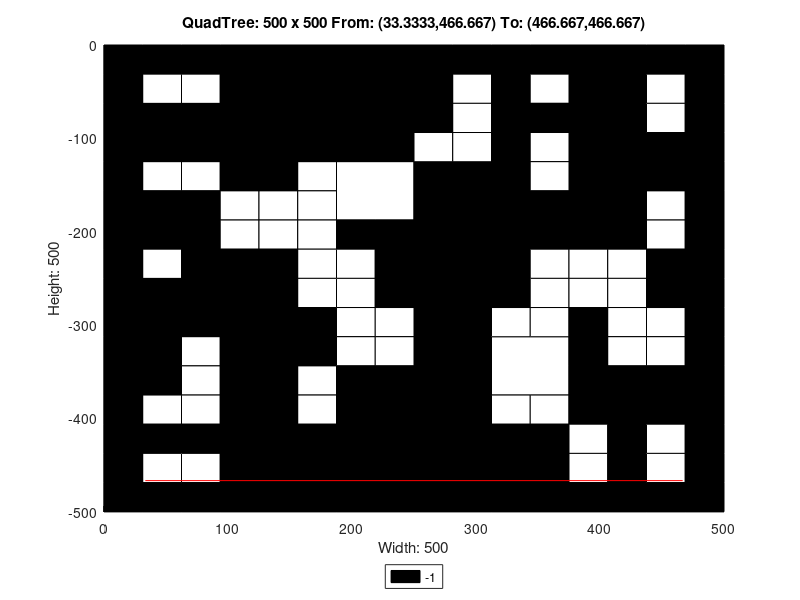

Write the MATLAB code that produced this figure.
axis([0 500 -500 0]);
title('QuadTree: 500 x 500 From: (33.3333,466.667) To: (466.667,466.667)');
xlabel('Width: 500');
ylabel('Height: 500');
rectangle('Position',[125 -125 125 125], 'FaceColor',[0 0 0]);
rectangle('Position',[0 -125 62.5 62.5], 'FaceColor',[0 0 0]);
rectangle('Position',[62.5 -125 62.5 62.5], 'FaceColor',[0 0 0]);
rectangle('Position',[187.5 -187.5 62.5 62.5], 'FaceColor',[1 1 1]);
rectangle('Position',[375 -62.5 62.5 62.5], 'FaceColor',[0 0 0]);
rectangle('Position',[375 -125 62.5 62.5], 'FaceColor',[0 0 0]);
rectangle('Position',[250 -187.5 62.5 62.5], 'FaceColor',[0 0 0]);
rectangle('Position',[250 -250 62.5 62.5], 'FaceColor',[0 0 0]);
rectangle('Position',[375 -187.5 62.5 62.5], 'FaceColor',[0 0 0]);
rectangle('Position',[0 -312.5 62.5 62.5], 'FaceColor',[0 0 0]);
rectangle('Position',[62.5 -312.5 62.5 62.5], 'FaceColor',[0 0 0]);
rectangle('Position',[0 -375 62.5 62.5], 'FaceColor',[0 0 0]);
rectangle('Position',[187.5 -437.5 62.5 62.5], 'FaceColor',[0 0 0]);
rectangle('Position',[125 -500 62.5 62.5], 'FaceColor',[0 0 0]);
rectangle('Position',[187.5 -500 62.5 62.5], 'FaceColor',[0 0 0]);
rectangle('Position',[250 -312.5 62.5 62.5], 'FaceColor',[0 0 0]);
rectangle('Position',[250 -375 62.5 62.5], 'FaceColor',[0 0 0]);
rectangle('Position',[312.5 -375 62.5 62.5], 'FaceColor',[1 1 1]);
rectangle('Position',[250 -437.5 62.5 62.5], 'FaceColor',[0 0 0]);
rectangle('Position',[250 -500 62.5 62.5], 'FaceColor',[0 0 0]);
rectangle('Position',[312.5 -500 62.5 62.5], 'FaceColor',[0 0 0]);
rectangle('Position',[0 -31.25 31.25 31.25], 'FaceColor',[0 0 0]);
rectangle('Position',[31.25 -31.25 31.25 31.25], 'FaceColor',[0 0 0]);
rectangle('Position',[0 -62.5 31.25 31.25], 'FaceColor',[0 0 0]);
rectangle('Position',[31.25 -62.5 31.25 31.25], 'FaceColor',[1 1 1]);
rectangle('Position',[62.5 -31.25 31.25 31.25], 'FaceColor',[0 0 0]);
rectangle('Position',[93.75 -31.25 31.25 31.25], 'FaceColor',[0 0 0]);
rectangle('Position',[62.5 -62.5 31.25 31.25], 'FaceColor',[1 1 1]);
rectangle('Position',[93.75 -62.5 31.25 31.25], 'FaceColor',[0 0 0]);
rectangle('Position',[0 -156.25 31.25 31.25], 'FaceColor',[0 0 0]);
rectangle('Position',[31.25 -156.25 31.25 31.25], 'FaceColor',[1 1 1]);
rectangle('Position',[0 -187.5 31.25 31.25], 'FaceColor',[0 0 0]);
rectangle('Position',[31.25 -187.5 31.25 31.25], 'FaceColor',[0 0 0]);
rectangle('Position',[62.5 -156.25 31.25 31.25], 'FaceColor',[1 1 1]);
rectangle('Position',[93.75 -156.25 31.25 31.25], 'FaceColor',[0 0 0]);
rectangle('Position',[62.5 -187.5 31.25 31.25], 'FaceColor',[0 0 0]);
rectangle('Position',[93.75 -187.5 31.25 31.25], 'FaceColor',[1 1 1]);
rectangle('Position',[0 -218.75 31.25 31.25], 'FaceColor',[0 0 0]);
rectangle('Position',[31.25 -218.75 31.25 31.25], 'FaceColor',[0 0 0]);
rectangle('Position',[0 -250 31.25 31.25], 'FaceColor',[0 0 0]);
rectangle('Position',[31.25 -250 31.25 31.25], 'FaceColor',[1 1 1]);
rectangle('Position',[62.5 -218.75 31.25 31.25], 'FaceColor',[0 0 0]);
rectangle('Position',[93.75 -218.75 31.25 31.25], 'FaceColor',[1 1 1]);
rectangle('Position',[62.5 -250 31.25 31.25], 'FaceColor',[0 0 0]);
rectangle('Position',[93.75 -250 31.25 31.25], 'FaceColor',[0 0 0]);
rectangle('Position',[125 -156.25 31.25 31.25], 'FaceColor',[0 0 0]);
rectangle('Position',[156.25 -156.25 31.25 31.25], 'FaceColor',[1 1 1]);
rectangle('Position',[125 -187.5 31.25 31.25], 'FaceColor',[1 1 1]);
rectangle('Position',[156.25 -187.5 31.25 31.25], 'FaceColor',[1 1 1]);
rectangle('Position',[125 -218.75 31.25 31.25], 'FaceColor',[1 1 1]);
rectangle('Position',[156.25 -218.75 31.25 31.25], 'FaceColor',[1 1 1]);
rectangle('Position',[125 -250 31.25 31.25], 'FaceColor',[0 0 0]);
rectangle('Position',[156.25 -250 31.25 31.25], 'FaceColor',[1 1 1]);
rectangle('Position',[187.5 -218.75 31.25 31.25], 'FaceColor',[0 0 0]);
rectangle('Position',[218.75 -218.75 31.25 31.25], 'FaceColor',[0 0 0]);
rectangle('Position',[187.5 -250 31.25 31.25], 'FaceColor',[1 1 1]);
rectangle('Position',[218.75 -250 31.25 31.25], 'FaceColor',[0 0 0]);
rectangle('Position',[250 -31.25 31.25 31.25], 'FaceColor',[0 0 0]);
rectangle('Position',[281.25 -31.25 31.25 31.25], 'FaceColor',[0 0 0]);
rectangle('Position',[250 -62.5 31.25 31.25], 'FaceColor',[0 0 0]);
rectangle('Position',[281.25 -62.5 31.25 31.25], 'FaceColor',[1 1 1]);
rectangle('Position',[312.5 -31.25 31.25 31.25], 'FaceColor',[0 0 0]);
rectangle('Position',[343.75 -31.25 31.25 31.25], 'FaceColor',[0 0 0]);
rectangle('Position',[312.5 -62.5 31.25 31.25], 'FaceColor',[0 0 0]);
rectangle('Position',[343.75 -62.5 31.25 31.25], 'FaceColor',[1 1 1]);
rectangle('Position',[250 -93.75 31.25 31.25], 'FaceColor',[0 0 0]);
rectangle('Position',[281.25 -93.75 31.25 31.25], 'FaceColor',[1 1 1]);
rectangle('Position',[250 -125 31.25 31.25], 'FaceColor',[1 1 1]);
rectangle('Position',[281.25 -125 31.25 31.25], 'FaceColor',[1 1 1]);
rectangle('Position',[312.5 -93.75 31.25 31.25], 'FaceColor',[0 0 0]);
rectangle('Position',[343.75 -93.75 31.25 31.25], 'FaceColor',[0 0 0]);
rectangle('Position',[312.5 -125 31.25 31.25], 'FaceColor',[0 0 0]);
rectangle('Position',[343.75 -125 31.25 31.25], 'FaceColor',[1 1 1]);
rectangle('Position',[437.5 -31.25 31.25 31.25], 'FaceColor',[0 0 0]);
rectangle('Position',[468.75 -31.25 31.25 31.25], 'FaceColor',[0 0 0]);
rectangle('Position',[437.5 -62.5 31.25 31.25], 'FaceColor',[1 1 1]);
rectangle('Position',[468.75 -62.5 31.25 31.25], 'FaceColor',[0 0 0]);
rectangle('Position',[437.5 -93.75 31.25 31.25], 'FaceColor',[1 1 1]);
rectangle('Position',[468.75 -93.75 31.25 31.25], 'FaceColor',[0 0 0]);
rectangle('Position',[437.5 -125 31.25 31.25], 'FaceColor',[0 0 0]);
rectangle('Position',[468.75 -125 31.25 31.25], 'FaceColor',[0 0 0]);
rectangle('Position',[312.5 -156.25 31.25 31.25], 'FaceColor',[0 0 0]);
rectangle('Position',[343.75 -156.25 31.25 31.25], 'FaceColor',[1 1 1]);
rectangle('Position',[312.5 -187.5 31.25 31.25], 'FaceColor',[0 0 0]);
rectangle('Position',[343.75 -187.5 31.25 31.25], 'FaceColor',[0 0 0]);
rectangle('Position',[312.5 -218.75 31.25 31.25], 'FaceColor',[0 0 0]);
rectangle('Position',[343.75 -218.75 31.25 31.25], 'FaceColor',[0 0 0]);
rectangle('Position',[312.5 -250 31.25 31.25], 'FaceColor',[0 0 0]);
rectangle('Position',[343.75 -250 31.25 31.25], 'FaceColor',[1 1 1]);
rectangle('Position',[437.5 -156.25 31.25 31.25], 'FaceColor',[0 0 0]);
rectangle('Position',[468.75 -156.25 31.25 31.25], 'FaceColor',[0 0 0]);
rectangle('Position',[437.5 -187.5 31.25 31.25], 'FaceColor',[1 1 1]);
rectangle('Position',[468.75 -187.5 31.25 31.25], 'FaceColor',[0 0 0]);
rectangle('Position',[375 -218.75 31.25 31.25], 'FaceColor',[0 0 0]);
rectangle('Position',[406.25 -218.75 31.25 31.25], 'FaceColor',[0 0 0]);
rectangle('Position',[375 -250 31.25 31.25], 'FaceColor',[1 1 1]);
rectangle('Position',[406.25 -250 31.25 31.25], 'FaceColor',[1 1 1]);
rectangle('Position',[437.5 -218.75 31.25 31.25], 'FaceColor',[1 1 1]);
rectangle('Position',[468.75 -218.75 31.25 31.25], 'FaceColor',[0 0 0]);
rectangle('Position',[437.5 -250 31.25 31.25], 'FaceColor',[0 0 0]);
rectangle('Position',[468.75 -250 31.25 31.25], 'FaceColor',[0 0 0]);
rectangle('Position',[62.5 -343.75 31.25 31.25], 'FaceColor',[1 1 1]);
rectangle('Position',[93.75 -343.75 31.25 31.25], 'FaceColor',[0 0 0]);
rectangle('Position',[62.5 -375 31.25 31.25], 'FaceColor',[1 1 1]);
rectangle('Position',[93.75 -375 31.25 31.25], 'FaceColor',[0 0 0]);
rectangle('Position',[125 -281.25 31.25 31.25], 'FaceColor',[0 0 0]);
rectangle('Position',[156.25 -281.25 31.25 31.25], 'FaceColor',[1 1 1]);
rectangle('Position',[125 -312.5 31.25 31.25], 'FaceColor',[0 0 0]);
rectangle('Position',[156.25 -312.5 31.25 31.25], 'FaceColor',[0 0 0]);
rectangle('Position',[187.5 -281.25 31.25 31.25], 'FaceColor',[1 1 1]);
rectangle('Position',[218.75 -281.25 31.25 31.25], 'FaceColor',[0 0 0]);
rectangle('Position',[187.5 -312.5 31.25 31.25], 'FaceColor',[1 1 1]);
rectangle('Position',[218.75 -312.5 31.25 31.25], 'FaceColor',[1 1 1]);
rectangle('Position',[125 -343.75 31.25 31.25], 'FaceColor',[0 0 0]);
rectangle('Position',[156.25 -343.75 31.25 31.25], 'FaceColor',[0 0 0]);
rectangle('Position',[125 -375 31.25 31.25], 'FaceColor',[0 0 0]);
rectangle('Position',[156.25 -375 31.25 31.25], 'FaceColor',[1 1 1]);
rectangle('Position',[187.5 -343.75 31.25 31.25], 'FaceColor',[1 1 1]);
rectangle('Position',[218.75 -343.75 31.25 31.25], 'FaceColor',[1 1 1]);
rectangle('Position',[187.5 -375 31.25 31.25], 'FaceColor',[0 0 0]);
rectangle('Position',[218.75 -375 31.25 31.25], 'FaceColor',[0 0 0]);
rectangle('Position',[0 -406.25 31.25 31.25], 'FaceColor',[0 0 0]);
rectangle('Position',[31.25 -406.25 31.25 31.25], 'FaceColor',[1 1 1]);
rectangle('Position',[0 -437.5 31.25 31.25], 'FaceColor',[0 0 0]);
rectangle('Position',[31.25 -437.5 31.25 31.25], 'FaceColor',[0 0 0]);
rectangle('Position',[62.5 -406.25 31.25 31.25], 'FaceColor',[1 1 1]);
rectangle('Position',[93.75 -406.25 31.25 31.25], 'FaceColor',[0 0 0]);
rectangle('Position',[62.5 -437.5 31.25 31.25], 'FaceColor',[0 0 0]);
rectangle('Position',[93.75 -437.5 31.25 31.25], 'FaceColor',[0 0 0]);
rectangle('Position',[0 -468.75 31.25 31.25], 'FaceColor',[0 0 0]);
rectangle('Position',[31.25 -468.75 31.25 31.25], 'FaceColor',[1 1 1]);
rectangle('Position',[0 -500 31.25 31.25], 'FaceColor',[0 0 0]);
rectangle('Position',[31.25 -500 31.25 31.25], 'FaceColor',[0 0 0]);
rectangle('Position',[62.5 -468.75 31.25 31.25], 'FaceColor',[1 1 1]);
rectangle('Position',[93.75 -468.75 31.25 31.25], 'FaceColor',[0 0 0]);
rectangle('Position',[62.5 -500 31.25 31.25], 'FaceColor',[0 0 0]);
rectangle('Position',[93.75 -500 31.25 31.25], 'FaceColor',[0 0 0]);
rectangle('Position',[125 -406.25 31.25 31.25], 'FaceColor',[0 0 0]);
rectangle('Position',[156.25 -406.25 31.25 31.25], 'FaceColor',[1 1 1]);
rectangle('Position',[125 -437.5 31.25 31.25], 'FaceColor',[0 0 0]);
rectangle('Position',[156.25 -437.5 31.25 31.25], 'FaceColor',[0 0 0]);
rectangle('Position',[312.5 -281.25 31.25 31.25], 'FaceColor',[0 0 0]);
rectangle('Position',[343.75 -281.25 31.25 31.25], 'FaceColor',[1 1 1]);
rectangle('Position',[312.5 -312.5 31.25 31.25], 'FaceColor',[1 1 1]);
rectangle('Position',[343.75 -312.5 31.25 31.25], 'FaceColor',[1 1 1]);
rectangle('Position',[375 -281.25 31.25 31.25], 'FaceColor',[1 1 1]);
rectangle('Position',[406.25 -281.25 31.25 31.25], 'FaceColor',[1 1 1]);
rectangle('Position',[375 -312.5 31.25 31.25], 'FaceColor',[0 0 0]);
rectangle('Position',[406.25 -312.5 31.25 31.25], 'FaceColor',[1 1 1]);
rectangle('Position',[437.5 -281.25 31.25 31.25], 'FaceColor',[0 0 0]);
rectangle('Position',[468.75 -281.25 31.25 31.25], 'FaceColor',[0 0 0]);
rectangle('Position',[437.5 -312.5 31.25 31.25], 'FaceColor',[1 1 1]);
rectangle('Position',[468.75 -312.5 31.25 31.25], 'FaceColor',[0 0 0]);
rectangle('Position',[375 -343.75 31.25 31.25], 'FaceColor',[0 0 0]);
rectangle('Position',[406.25 -343.75 31.25 31.25], 'FaceColor',[1 1 1]);
rectangle('Position',[375 -375 31.25 31.25], 'FaceColor',[0 0 0]);
rectangle('Position',[406.25 -375 31.25 31.25], 'FaceColor',[0 0 0]);
rectangle('Position',[437.5 -343.75 31.25 31.25], 'FaceColor',[1 1 1]);
rectangle('Position',[468.75 -343.75 31.25 31.25], 'FaceColor',[0 0 0]);
rectangle('Position',[437.5 -375 31.25 31.25], 'FaceColor',[0 0 0]);
rectangle('Position',[468.75 -375 31.25 31.25], 'FaceColor',[0 0 0]);
rectangle('Position',[312.5 -406.25 31.25 31.25], 'FaceColor',[1 1 1]);
rectangle('Position',[343.75 -406.25 31.25 31.25], 'FaceColor',[1 1 1]);
rectangle('Position',[312.5 -437.5 31.25 31.25], 'FaceColor',[0 0 0]);
rectangle('Position',[343.75 -437.5 31.25 31.25], 'FaceColor',[0 0 0]);
rectangle('Position',[375 -406.25 31.25 31.25], 'FaceColor',[0 0 0]);
rectangle('Position',[406.25 -406.25 31.25 31.25], 'FaceColor',[0 0 0]);
rectangle('Position',[375 -437.5 31.25 31.25], 'FaceColor',[1 1 1]);
rectangle('Position',[406.25 -437.5 31.25 31.25], 'FaceColor',[0 0 0]);
rectangle('Position',[437.5 -406.25 31.25 31.25], 'FaceColor',[0 0 0]);
rectangle('Position',[468.75 -406.25 31.25 31.25], 'FaceColor',[0 0 0]);
rectangle('Position',[437.5 -437.5 31.25 31.25], 'FaceColor',[1 1 1]);
rectangle('Position',[468.75 -437.5 31.25 31.25], 'FaceColor',[0 0 0]);
rectangle('Position',[375 -468.75 31.25 31.25], 'FaceColor',[1 1 1]);
rectangle('Position',[406.25 -468.75 31.25 31.25], 'FaceColor',[0 0 0]);
rectangle('Position',[375 -500 31.25 31.25], 'FaceColor',[0 0 0]);
rectangle('Position',[406.25 -500 31.25 31.25], 'FaceColor',[0 0 0]);
rectangle('Position',[437.5 -468.75 31.25 31.25], 'FaceColor',[1 1 1]);
rectangle('Position',[468.75 -468.75 31.25 31.25], 'FaceColor',[0 0 0]);
rectangle('Position',[437.5 -500 31.25 31.25], 'FaceColor',[0 0 0]);
rectangle('Position',[468.75 -500 31.25 31.25], 'FaceColor',[0 0 0]);
X=[466.667,33.3333];
Y=[-466.667,-466.667];
hold on;
plot(X,Y,'r');
legend('-1','Location','southoutside');
